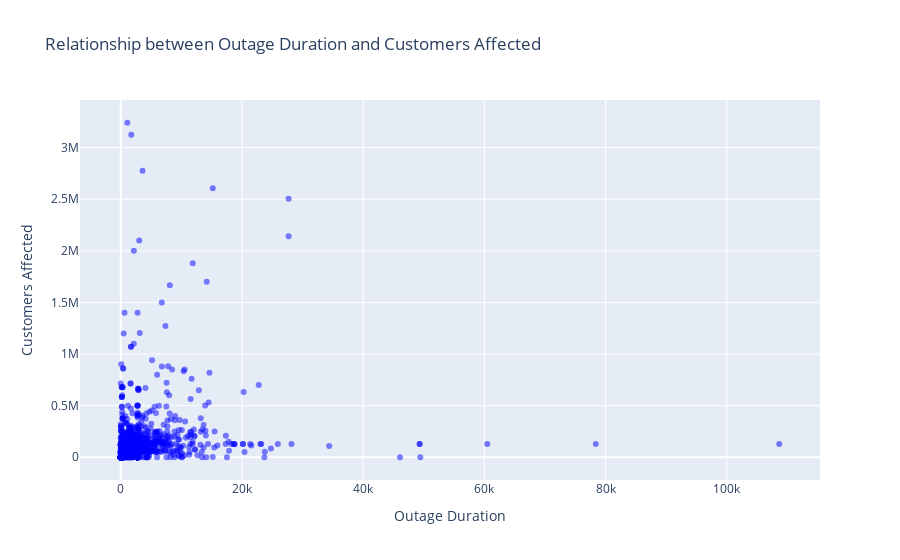

Source (notebook cell):
### Code cell
import matplotlib.pyplot as plt

outage_duration = linear_outages1['OUTAGE_DURATION']
customers_affected = linear_outages1['CUSTOMERS.AFFECTED']

# Create scatter plot
fig = go.Figure(data=go.Scatter(x=outage_duration, y=customers_affected, mode='markers', marker=dict(color='blue', opacity=0.5)))
fig.update_layout(
    title='Relationship between Outage Duration and Customers Affected',
    xaxis_title='Outage Duration',
    yaxis_title='Customers Affected'
)
fig.show()

# Save the plot as HTML to a file
fig.write_html('assets\Outage_customers.html', include_plotlyjs='cdn')

### Figure 1 — Plotly figure (JSON) as saved in the notebook; plotly's stock layout.template omitted (floating-point values rounded to 4 significant figures; data arrays with more than 128 entries replaced by an {"elided": "..."} marker saying what was removed)
{"data": [{"marker": {"color": "blue", "opacity": 0.5}, "mode": "markers", "type": "scatter", "x": {"elided": "1507 float values"}, "y": {"elided": "1507 float values"}}], "layout": {"title": {"text": "Relationship between Outage Duration and Customers Affected"}, "xaxis": {"title": {"text": "Outage Duration"}}, "yaxis": {"title": {"text": "Customers Affected"}}}}
